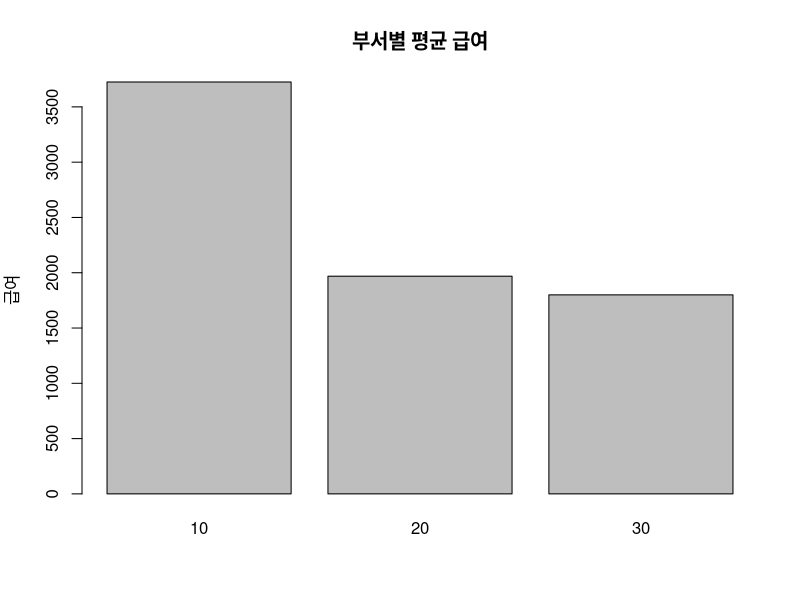
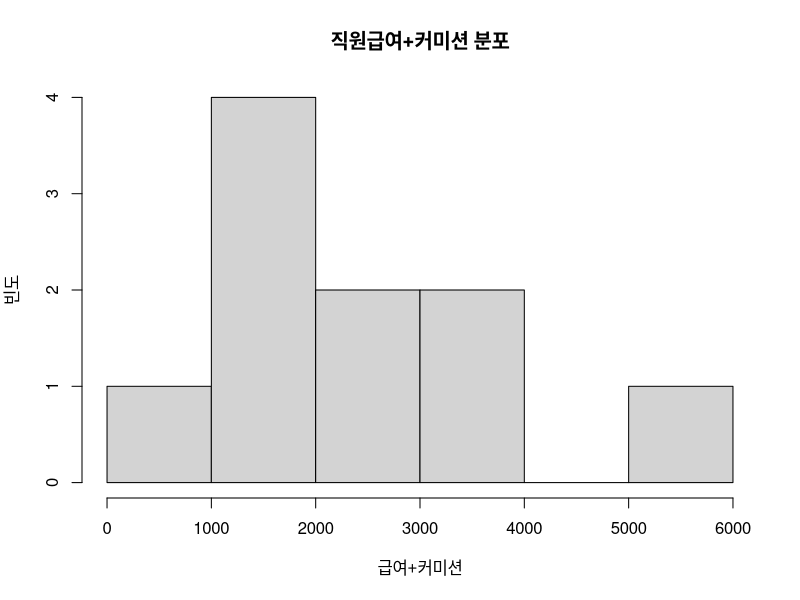
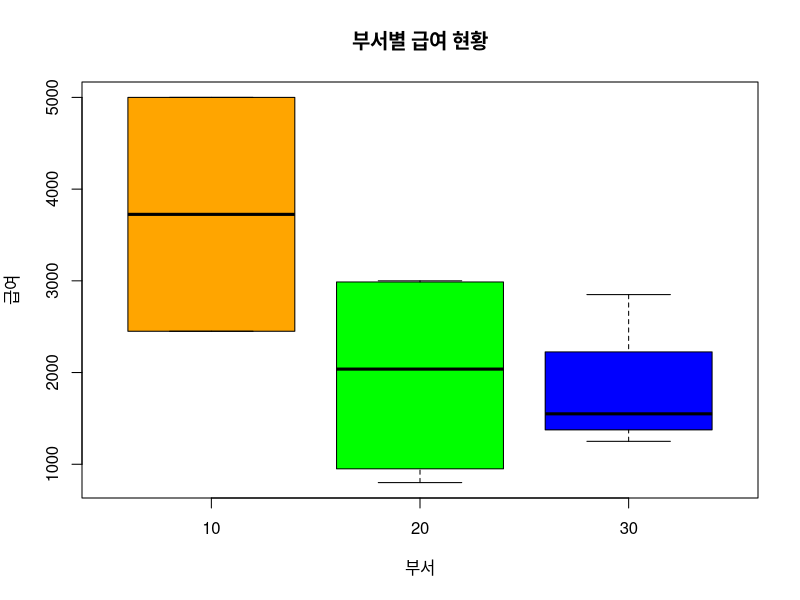

Write R code to recreate these figures, in order. (Note: this script raises an error after producing the figures.)
#시각화
emp=read.csv('emp.csv')
library(dplyr)

#1. 박스플롯
# 박스플롯은 여러 그룹의 데이터 분포를 비교하여 중앙값과 퍼짐 정도의 차이를 분석
#예) 남vs여 영어 점수 비교, AvsB 영업성과 비교

pdf('부서별급여_박스플롯.pdf', family = 'Korea1deb')
#부서별 급여 박스플롯으로 시각화
boxplot(emp$SAL~emp$DEPTNO,main = '부서별 급여 현황', xlab = '부서', 
        ylab = '급여', col = c('orange','green','blue'))

dev.off() #pdf다운로드 종료


#막대그래프
#범주형 데이터 빈도나 크기를 비교할 때 사용
#예) 제품별 판매량 비교, 직업에 따른 평균 소득

#부서별 평균 급여를 막대그래프로 표현
#전처리로 평균 급여 조회
dept_avg_sal=emp %>% group_by(DEPTNO) %>% summarize(AVG_SAL=mean(SAL))

#names.arg: x축 데이터 표시
barplot(dept_avg_sal$AVG_SAL, names.arg=dept_avg_sal$DEPTNO,
        main='부서별 평균 급여', ylab = '급여')

#히스토그램
#데이터를 일정한 구간으로 나누고, 각 구간에 속하는 데이터의 빈도를 
#막대의 높이로 표현

#문제: mutate 사용해서 직원 COMM이 NA인 직원만 100지급
emp =emp %>% mutate(COMM = ifelse(is.na(COMM),100,COMM)) #수정



#문제: mutate 사용해서 직원 급여와 직원 커미션을 더한 새로운 컬럼
#SUM_SAL_COMM 만들기
emp=emp %>% mutate(SUM_SAL_COMM=SAL+COMM) #추가
print(emp)




hist(emp$SUM_SAL_COMM, main = '직원급여+커미션 분포', xlab='급여+커미션',
     ylab='빈도')


pdf("salart_hist.pdf.pdf", family = "Korea1deb")

#평균선 추가 
#abline: add a line 직선을 추가하다
abline(v=mean(emp$SUM_SAL_COMM),col='red',lwd=2)

dev.off()














































